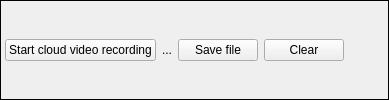
                <widget class="QFrame" name="frame_12">
                 <property name="frameShape">
                  <enum>QFrame::Box</enum>
                 </property>
                 <property name="frameShadow">
                  <enum>QFrame::Plain</enum>
                 </property>
                 <layout class="QGridLayout" name="gridLayout_8">
                  <property name="leftMargin">
                   <number>4</number>
                  </property>
                  <property name="topMargin">
                   <number>4</number>
                  </property>
                  <property name="rightMargin">
                   <number>4</number>
                  </property>
                  <property name="bottomMargin">
                   <number>4</number>
                  </property>
                  <item row="1" column="2">
                   <widget class="QLabel" name="laSizeVideoRecording">
                    <property name="text">
                     <string>...</string>
                    </property>
                   </widget>
                  </item>
                  <item row="1" column="1">
                   <widget class="QPushButton" name="pbStartStopVideoRecord">
                    <property name="text">
                     <string>Start cloud video recording</string>
                    </property>
                   </widget>
                  </item>
                  <item row="1" column="3">
                   <widget class="QPushButton" name="pbSaveVideoFile">
                    <property name="text">
                     <string>Save file</string>
                    </property>
                   </widget>
                  </item>
                  <item row="1" column="5">
                   <spacer name="horizontalSpacer_15">
                    <property name="orientation">
                     <enum>Qt::Horizontal</enum>
                    </property>
                    <property name="sizeHint" stdset="0">
                     <size>
                      <width>40</width>
                      <height>20</height>
                     </size>
                    </property>
                   </spacer>
                  </item>
                  <item row="1" column="4">
                   <widget class="QPushButton" name="pbClearVideoFile">
                    <property name="text">
                     <string>Clear</string>
                    </property>
                   </widget>
                  </item>
                 </layout>
                </widget>
